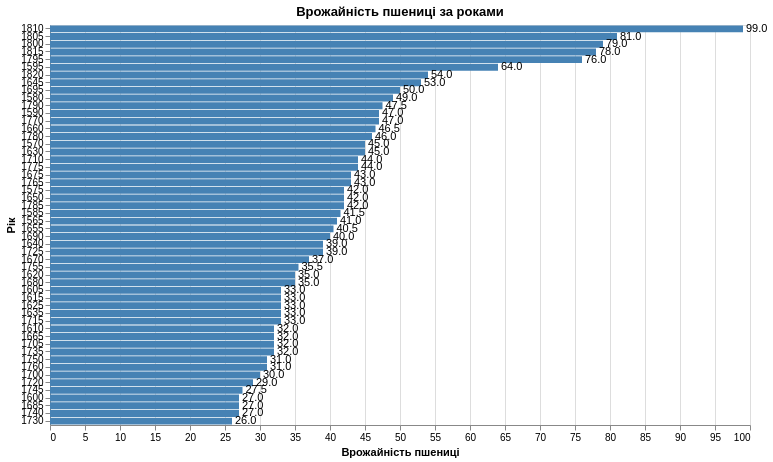

This figure's notebook cell:
### Code cell
# 1) Горизонтальна діаграма з мітками: data.wheat()
wheat = data.wheat()

bars = alt.Chart(wheat).mark_bar(color='steelblue').encode(
    x=alt.X('wheat:Q', title='Врожайність пшениці'),
    y=alt.Y('year:O', title='Рік', sort='-x')
)

labels = alt.Chart(wheat).mark_text(
    align='left',
    baseline='middle',
    dx=3,
    color='black'
).encode(
    x='wheat:Q',
    y=alt.Y('year:O', sort='-x'),
    text=alt.Text('wheat:Q', format='.1f')
)

chart_wheat = (bars + labels).properties(
    title='Врожайність пшениці за роками',
    width=700,
    height=400
)

chart_wheat

### Figure 1 — Vega-Lite specification as saved in the notebook (floating-point values rounded to 4 significant figures)
{"config": {"view": {"continuousWidth": 300, "continuousHeight": 300}}, "layer": [{"mark": {"type": "bar", "color": "steelblue"}, "encoding": {"x": {"field": "wheat", "title": "Врожайність пшениці", "type": "quantitative"}, "y": {"field": "year", "sort": "-x", "title": "Рік", "type": "ordinal"}}}, {"mark": {"type": "text", "align": "left", "baseline": "middle", "color": "black", "dx": 3}, "encoding": {"text": {"field": "wheat", "format": ".1f", "type": "quantitative"}, "x": {"field": "wheat", "type": "quantitative"}, "y": {"field": "year", "sort": "-x", "type": "ordinal"}}}], "data": {"name": "data-1d1f61085498bd139c30c889fbf22218"}, "height": 400, "title": "Врожайність пшениці за роками", "width": 700, "$schema": "https://vega.github.io/schema/vega-lite/v5.20.1.json", "datasets": {"data-1d1f61085498bd139c30c889fbf22218": [{"year": 1565, "wheat": 41.0, "wages": 5.0}, {"year": 1570, "wheat": 45.0, "wages": 5.05}, {"year": 1575, "wheat": 42.0, "wages": 5.08}, {"year": 1580, "wheat": 49.0, "wages": 5.12}, {"year": 1585, "wheat": 41.5, "wages": 5.15}, {"year": 1590, "wheat": 47.0, "wages": 5.25}, {"year": 1595, "wheat": 64.0, "wages": 5.54}, {"year": 1600, "wheat": 27.0, "wages": 5.61}, {"year": 1605, "wheat": 33.0, "wages": 5.69}, {"year": 1610, "wheat": 32.0, "wages": 5.78}, {"year": 1615, "wheat": 33.0, "wages": 5.94}, {"year": 1620, "wheat": 35.0, "wages": 6.01}, {"year": 1625, "wheat": 33.0, "wages": 6.12}, {"year": 1630, "wheat": 45.0, "wages": 6.22}, {"year": 1635, "wheat": 33.0, "wages": 6.3}, {"year": 1640, "wheat": 39.0, "wages": 6.37}, {"year": 1645, "wheat": 53.0, "wages": 6.45}, {"year": 1650, "wheat": 42.0, "wages": 6.5}, {"year": 1655, "wheat": 40.5, "wages": 6.6}, {"year": 1660, "wheat": 46.5, "wages": 6.75}, {"year": 1665, "wheat": 32.0, "wages": 6.8}, {"year": 1670, "wheat": 37.0, "wages": 6.9}, {"year": 1675, "wheat": 43.0, "wages": 7.0}, {"year": 1680, "wheat": 35.0, "wages": 7.3}, {"year": 1685, "wheat": 27.0, "wages": 7.6}, {"year": 1690, "wheat": 40.0, "wages": 8.0}, {"year": 1695, "wheat": 50.0, "wages": 8.5}, {"year": 1700, "wheat": 30.0, "wages": 9.0}, {"year": 1705, "wheat": 32.0, "wages": 10.0}, {"year": 1710, "wheat": 44.0, "wages": 11.0}, {"year": 1715, "wheat": 33.0, "wages": 11.75}, {"year": 1720, "wheat": 29.0, "wages": 12.5}, {"year": 1725, "wheat": 39.0, "wages": 13.0}, {"year": 1730, "wheat": 26.0, "wages": 13.3}, {"year": 1735, "wheat": 32.0, "wages": 13.6}, {"year": 1740, "wheat": 27.0, "wages": 14.0}, {"year": 1745, "wheat": 27.5, "wages": 14.5}, {"year": 1750, "wheat": 31.0, "wages": 15.0}, {"year": 1755, "wheat": 35.5, "wages": 15.7}, {"year": 1760, "wheat": 31.0, "wages": 16.5}, {"year": 1765, "wheat": 43.0, "wages": 17.6}, {"year": 1770, "wheat": 47.0, "wages": 18.5}, {"year": 1775, "wheat": 44.0, "wages": 19.5}, {"year": 1780, "wheat": 46.0, "wages": 21.0}, {"year": 1785, "wheat": 42.0, "wages": 23.0}, {"year": 1790, "wheat": 47.5, "wages": 25.5}, {"year": 1795, "wheat": 76.0, "wages": 27.5}, {"year": 1800, "wheat": 79.0, "wages": 28.5}, {"year": 1805, "wheat": 81.0, "wages": 29.5}, {"year": 1810, "wheat": 99.0, "wages": 30.0}, {"year": 1815, "wheat": 78.0, "wages": null}, {"year": 1820, "wheat": 54.0, "wages": null}]}}
